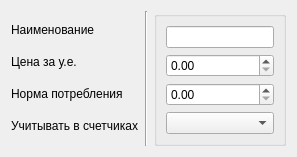
     <widget class="QWidget" name="pageUtility">
      <layout class="QVBoxLayout" name="verticalLayout_21">
       <item>
        <layout class="QHBoxLayout" name="horizontalLayout_5">
         <item>
          <layout class="QVBoxLayout" name="verticalLayout_18">
           <item>
            <widget class="QLabel" name="labelUtilityName_UF">
             <property name="sizePolicy">
              <sizepolicy hsizetype="Preferred" vsizetype="Fixed">
               <horstretch>0</horstretch>
               <verstretch>0</verstretch>
              </sizepolicy>
             </property>
             <property name="text">
              <string>Наименование</string>
             </property>
            </widget>
           </item>
           <item>
            <widget class="QLabel" name="labelUtilityPrice_UF">
             <property name="sizePolicy">
              <sizepolicy hsizetype="Preferred" vsizetype="Fixed">
               <horstretch>0</horstretch>
               <verstretch>0</verstretch>
              </sizepolicy>
             </property>
             <property name="text">
              <string>Цена за у.е.</string>
             </property>
            </widget>
           </item>
           <item>
            <widget class="QLabel" name="labelNorm_UF">
             <property name="sizePolicy">
              <sizepolicy hsizetype="Preferred" vsizetype="Fixed">
               <horstretch>0</horstretch>
               <verstretch>0</verstretch>
              </sizepolicy>
             </property>
             <property name="text">
              <string>Норма потребления</string>
             </property>
            </widget>
           </item>
           <item>
            <widget class="QLabel" name="labelCountIn">
             <property name="sizePolicy">
              <sizepolicy hsizetype="Preferred" vsizetype="Fixed">
               <horstretch>0</horstretch>
               <verstretch>0</verstretch>
              </sizepolicy>
             </property>
             <property name="text">
              <string>Учитывать в счетчиках</string>
             </property>
            </widget>
           </item>
          </layout>
         </item>
         <item>
          <widget class="Line" name="line_5">
           <property name="orientation">
            <enum>Qt::Vertical</enum>
           </property>
          </widget>
         </item>
         <item>
          <layout class="QVBoxLayout" name="verticalLayout_19">
           <property name="spacing">
            <number>0</number>
           </property>
           <item>
            <widget class="QGroupBox" name="groupBoxReceiptFields_2">
             <property name="title">
              <string/>
             </property>
             <layout class="QVBoxLayout" name="verticalLayout_20">
              <item>
               <widget class="QLineEdit" name="lineEditUtilityName_UF"/>
              </item>
              <item>
               <widget class="QDoubleSpinBox" name="doubleSpinBoxPrice_UF">
                <property name="sizePolicy">
                 <sizepolicy hsizetype="Preferred" vsizetype="Fixed">
                  <horstretch>0</horstretch>
                  <verstretch>0</verstretch>
                 </sizepolicy>
                </property>
                <property name="locale">
                 <locale language="English" country="UnitedStates"/>
                </property>
                <property name="maximum">
                 <double>10000.000000000000000</double>
                </property>
               </widget>
              </item>
              <item>
               <widget class="QDoubleSpinBox" name="doubleSpinBoxNorm_UF">
                <property name="sizePolicy">
                 <sizepolicy hsizetype="Preferred" vsizetype="Fixed">
                  <horstretch>0</horstretch>
                  <verstretch>0</verstretch>
                 </sizepolicy>
                </property>
                <property name="locale">
                 <locale language="English" country="UnitedStates"/>
                </property>
                <property name="maximum">
                 <double>15000.000000000000000</double>
                </property>
               </widget>
              </item>
              <item>
               <widget class="QComboBox" name="comboBoxIncludeIntoMeterData">
                <property name="sizePolicy">
                 <sizepolicy hsizetype="Expanding" vsizetype="Fixed">
                  <horstretch>0</horstretch>
                  <verstretch>0</verstretch>
                 </sizepolicy>
                </property>
               </widget>
              </item>
             </layout>
            </widget>
           </item>
          </layout>
         </item>
        </layout>
       </item>
      </layout>
     </widget>
